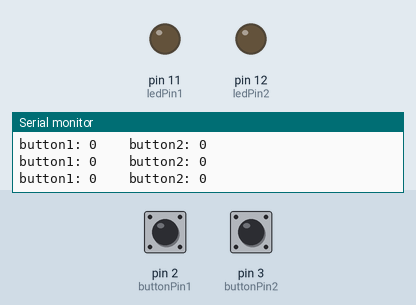
Simulated run of this sketch. Board: Arduino Uno, built with avr-gcc and run on an emulated ATmega328P. Parts: output pins drawn as LEDs (lit = HIGH), the last lines printed to the serial monitor. The inputs (shaded band) are chosen by the test bench; at power-on: pin 2 (buttonPin1) LOW, pin 3 (buttonPin2) LOW.

Above: at 1.2 s.
1.3 s: pin 2 (buttonPin1) pulled HIGH for 0.15 s
At 1.4 s:
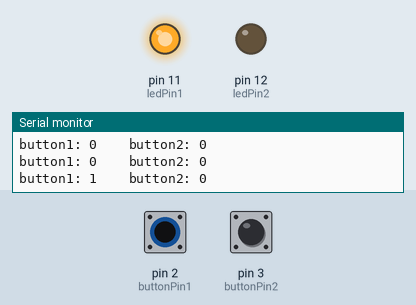
2.9 s: pin 3 (buttonPin2) pulled HIGH for 0.15 s
At 4.1 s:
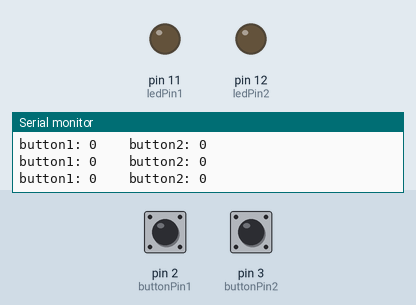
4.5 s: pin 3 (buttonPin2) pulled HIGH for 3.2 s
At 5.7 s:
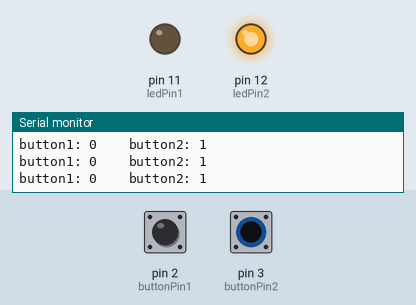
10.7 s: pin 2 (buttonPin1) pulled HIGH for 3.2 s
At 12.2 s:
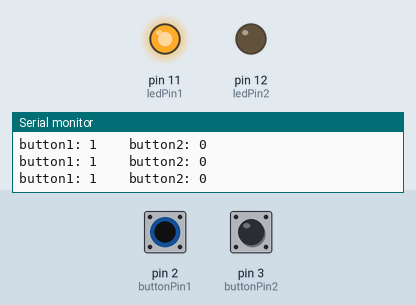
15.4 s: pin 2 (buttonPin1) driven HIGH and pin 3 (buttonPin2) driven HIGH
At 16.2 s:
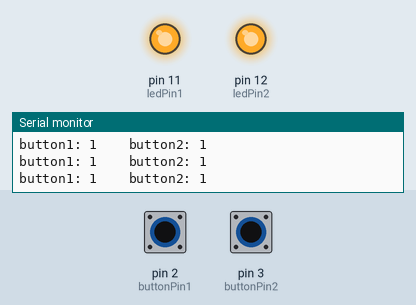
Timing chart, 0 to 17.9 s (numbered marks = the images above; inputs shaded):
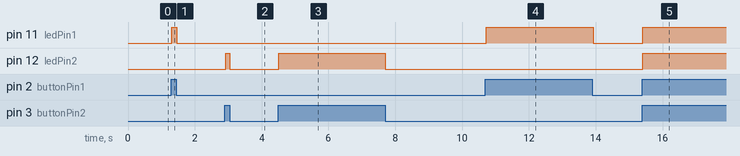

Measured:
- after the input at 1.3 s, pin 11 (ledPin1): LOW → HIGH at once, → LOW 0.16 s later
- after the input at 2.9 s, pin 12 (ledPin2): LOW → HIGH at once, → LOW 0.13 s later
- after the input at 4.5 s, pin 12 (ledPin2): LOW → HIGH at once, → LOW 3.2 s later
- after the input at 10.7 s, pin 11 (ledPin1): LOW → HIGH at once, → LOW 3.2 s later
- after the input at 15.4 s, pin 11 (ledPin1), pin 12 (ledPin2): LOW → HIGH at once

The sketch:

Double_Button_Activated.ino
```cpp
const int ledPin1 = 11;
const int ledPin2 = 12;
const int buttonPin1 = 2;
const int buttonPin2= 3;
int buttonState1 = 0;
int buttonState2 = 0;


void setup() {
  pinMode(ledPin1, OUTPUT);
  pinMode (buttonPin1, INPUT);
  pinMode (ledPin2, OUTPUT);
  pinMode (buttonPin2, INPUT);
  Serial.begin(9600);

}

void loop() {
  buttonState1 = digitalRead(buttonPin1);
  buttonState2 = digitalRead(buttonPin2);
    if (buttonState1 == HIGH){
      digitalWrite(ledPin1, HIGH);
    }
    else {
    digitalWrite(ledPin1, LOW);
}

    if (buttonState2 == HIGH) {
      digitalWrite(ledPin2, HIGH);
    }
    else {
    digitalWrite(ledPin2, LOW);
    }
Serial.print("button1: ");
Serial.print(buttonState1);
Serial.print(" \t button2: ");
Serial.println(buttonState2);
}
```
